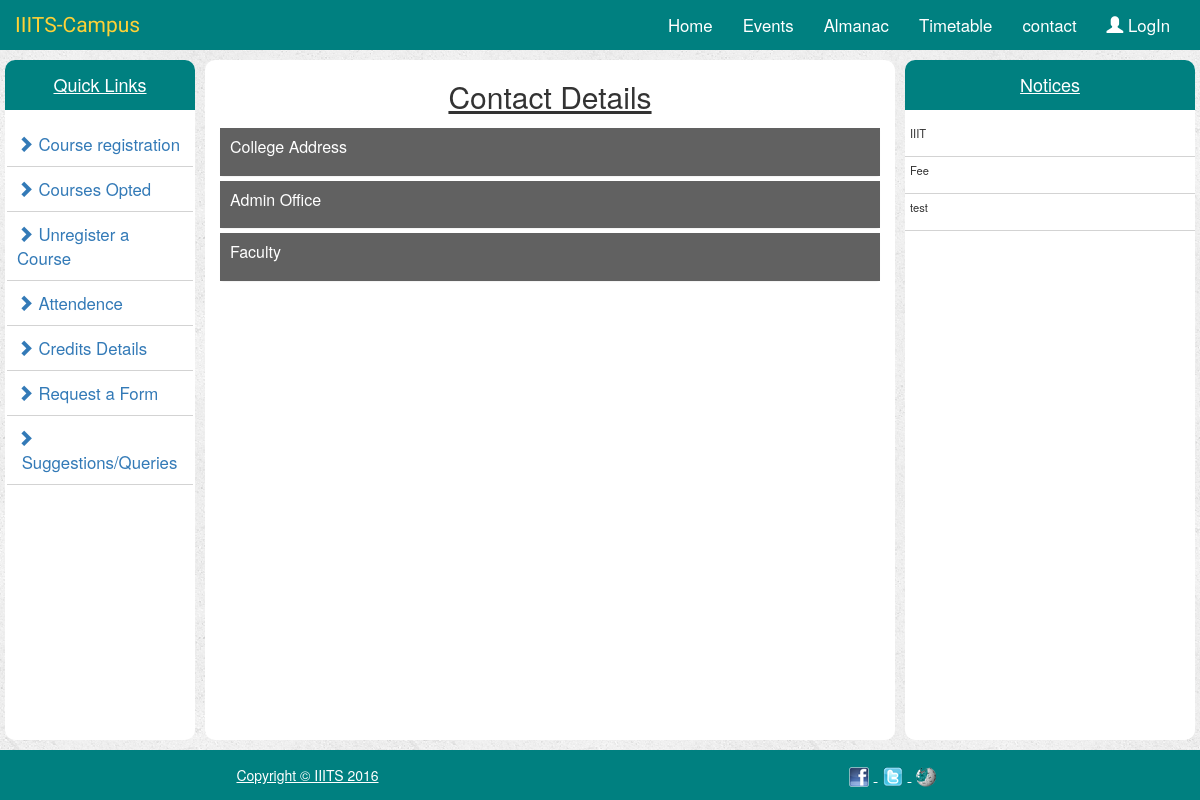
Page /contact/ on the committed database.
### portal/models.py (models this page shows, shortened)
class Notices(models.Model):
    notice_title = models.CharField(max_length=80)
    notice_description = models.TextField()

### portal/views.py (the view)
# urls.py: url(r'^contact/$',views.contact,name='contact'),
def contact(request):
    all_notices = Notices.objects.all()
    content_notice = {
        'all_notices': all_notices,
    }
    return render(request,'portal/contact.html',content_notice)

### portal/templates/portal/contact.html (shortened to what this page needs)
{% extends 'portal/index.html' %}
{% block centerContent %}
    <h2 class="centerhead">Contact Details</h2>
     <div class="panel-group" id="UniqueName">
            <div class="panel panel-primary">
                <div class="panel-heading">
                    <h4 class="panel-title">
                        <a class="accordion-toggle collapsed" data-toggle="collapse" data-parent="#UniqueName" href="#collapse"><p>College Address</p></a>
                    </h4>
                </div>
            </div>
            <div class="panel panel-primary">
                <div class="panel-heading">
                    <h4 class="panel-title">
                        <a class="accordion-toggle collapsed" data-toggle="collapse" data-parent="#UniqueName" href="#collapse_admin"><p>Admin Office</p></a>
                    </h4>
                </div>
            </div>
            <div class="panel panel-primary">
                <div class="panel-heading">
                    <h4 class="panel-title">
                        <a class="accordion-toggle collapsed" data-toggle="collapse" data-parent="#UniqueName" href="#collapse_fac"><p>Faculty</p></a>
                    </h4>
                </div>
            </div>
    </div>
{% endblock %}

### portal/templates/portal/index.html (shortened to what this page needs)
<!DOCTYPE html>
<html lang="en">
<head>
    {% load staticfiles %}
    <link rel="stylesheet" href="https://maxcdn.bootstrapcdn.com/bootstrap/3.3.7/css/bootstrap.min.css"/>
    <link rel="stylesheet" type="text/css" href="{% static 'portal/bootstrap.min.css' %}"/>
    <link rel="stylesheet" type="text/css" href="{% static 'portal/style.css' %}"/>
</head>
<body>
    <nav class = "navbar navbar-inverse">
        <div class = "container-fluid">
            <div class = "navbar-header">
                <a href="{% url 'index' %}" class = navbar-brand> IIITS-Campus</a>
            </div>
            <div class = "navbar-collapse collapse" id="topNavBar">
                <ul class = "nav navbar-nav navbar-right">
                    <li><a href="{% url 'index' %}" class ="active">Home</a></li>
                    <li><a href="{% url 'events' %}">Events</a></li>
                    <li><a href="{% url 'almanac' %}">Almanac</a></li>
                    <li><a href="{% url 'timetable' %}">Timetable</a></li>
                    <li><a href="{% url 'contact' %}">contact</a></li>
                    {% if user.is_authenticated %}
                        <li class="dropdown"><a href="#" class="dropdown-toggle" data-toggle="dropdown" role="button" aria-haspopup="true" aria-expanded="false"><span class="glyphicon glyphicon-user" aria-hidden="true"></span>&nbsp;{{ user.get_full_name }}&nbsp;<span class="caret" aria-hidden="true"></span></a>
                            <ul class="dropdown-menu">
                                <li class="nav-drop"><a href="{% url 'changepassword' %}">change Password</a></li>
			                    <li role="separator" class="divider"></li>
			                    <li class="nav-drop"><a href="{% url 'userLogout' %}">logout</a></li>
			                 </ul>
                        </li>
                    {% else %}
                        <li><a href="{% url 'userLogin' %}"><span class="glyphicon glyphicon-user" aria-hidden="true"></span>&nbsp;LogIn</a></li>
                    {% endif %}
                </ul>
            </div>
        </div>
    </nav>
    <div class="container-fluid">
        <div class = "row">
            <div class = "col-md-2" >
                <div class="colHeight">
                    <h4 class="centerText">Quick Links</h4>
                    {% if admin %}
                        <ul>
                            <li><a href="{% url 'add-course' %}"><span class="glyphicon glyphicon-chevron-right"></span>&nbsp; Add courses</a></li>
                            <li><a href="{% url 'addNotice' %}"><span class="glyphicon glyphicon-chevron-right"></span>&nbsp;Add Notice</a></li>
                            <li><a href="{% url 'formupdate' %}"><span class="glyphicon glyphicon-chevron-right"></span>&nbsp;Form status</a></li>
                            <li><a href="{% url 'attendance_upload' %}"><span class="glyphicon glyphicon-chevron-right"></span>&nbsp;Attendance</a></li>
                            <li><a href="{% url 'credit_upload' %}"><span class="glyphicon glyphicon-chevron-right"></span>&nbsp;Credits</a></li>
                            <li><a href="{% url 'check_attendance' %}"><span class="glyphicon glyphicon-chevron-right"></span>&nbsp;Check Attendance</a></li>
                        </ul>
                    {% else %}
                        <ul>
                            <li><a href="{% url 'register' %}"><span class="glyphicon glyphicon-chevron-right"></span>&nbsp;Course registration</a></li>
                            <li><a href="{% url 'my_courses' %}"><span class="glyphicon glyphicon-chevron-right"></span>&nbsp;Courses Opted</a></li>
                            <li><a href="{% url 'unregister' %}"><span class="glyphicon glyphicon-chevron-right"></span>&nbsp;Unregister a Course</a></li>
                            <li><a href="{% url 'attendance' %}"><span class="glyphicon glyphicon-chevron-right"></span>&nbsp;Attendence</a></li>
                            <li><a href="{% url 'credits' %}"><span class="glyphicon glyphicon-chevron-right"></span>&nbsp;Credits Details</a></li>
                            <li><a href="{% url 'requestForm' %}"><span class="glyphicon glyphicon-chevron-right"></span>&nbsp;Request a Form</a></li>
                            <li><a href="{% url 'suggestions' %}"><span class="glyphicon glyphicon-chevron-right"></span>&nbsp;Suggestions/Queries</a></li>
                        </ul>
                    {% endif %}
                </div>
            </div>
            <div class = col-md-7>
                <div class="colHeight">
                    {% block centerContent%}
                    {% endblock %}
                </div>
            </div>
            <div class = col-md-3>
                <div class="colHeight notice-list">
                    <h4 class ="centerText">Notices</h4>
                    <ul>
                        {% for notice in all_notices %}
                            <li><p>{{ notice.notice_title }}</p></li>
                        {% endfor %}
                    </ul>
                </div>
            </div>
        </div>
    </div>
    <footer>
        <div class="container">
            <div class="row">
                <div class="col-md-6 centerText">
                    <span class="copyright ">Copyright &copy; IIITS 2016</span>
                </div>
                <div class="col-md-6 centerText">
                    <ul class="list-inline">
                        <li><a href="#"><img src="{% static 'portal/images/facebook.png' %}" alt="IIITS-facebook"></a>
                        </li>
                        <li><a href="#"><img src="{% static 'portal/images/twitter.png' %}" alt="IIITS-twitter"></a>
                        </li>
                        <li><a href="#"><img src="{% static 'portal/images/wikipedia.png' %}" alt="IIITS-wikipedia"></a>
                        </li>
                    </ul>
                </div>
            </div>
        </div>
    </footer>
</body>
</html>

### portal/static/portal/style.css (style rules this page uses)
body { background: white url("images/background.png"); }
.navbar { border-radius: 0; background: teal; border: none; margin: 0; }
.navbar-brand { font-size: 1.5em; font-family: 'Satisfy', cursive; }
.navbar-inverse .navbar-brand { color: cornsilk; }
.nav.navbar-nav.navbar-right li a { font-size:1.2em; }
.navbar-inverse .navbar-nav li a { color: #fff; }
.colHeight { height: 800px; background: white; margin-top: 10px; border-radius: 10px; overflow-x: hidden; overflow-y: auto; }
.col-md-2 , .col-md-7, .col-md-3 { padding-right: 5px; padding-left: 5px; }
.centerText { text-align: center; padding:15px; margin-top: 0; color: white; text-decoration: underline; background: teal; -moz-border-radius-topleft: 10px; -moz-border-radius-topright: 10px; }
.centerhead { text-align: center; text-decoration: underline; }
footer { height: 50px; background: #008080; margin-top: 10px; }
.colHeight ul { padding: 2px; }
.colHeight ul li { font-size: 1.2em; padding: 10px; border-bottom: 1px solid lightgray; }
.colHeight ul li a { text-decoration: none; }
.list-inline { padding:0px; margin: 0px; }
.list-inline li { list-style-type: none; }
.notice-list ul { padding:0px; }
.notice-list ul li { font-size: 0.8em; border:0px; padding: 5px; border-bottom: 1px solid lightgray; }
.panel-group .panel-primary { border: none; margin:15px 15px 0px 15px; }
.panel-group .panel-primary .panel-heading { background: #616161; }
.accordion-toggle { text-decoration: none !important; display: block; }
.panel-heading { border-radius: 0; padding:10px; }

### rows in the picture
Notices: notice_title "IIIT"
Notices: notice_title "Fee"
Notices: notice_title "test"
